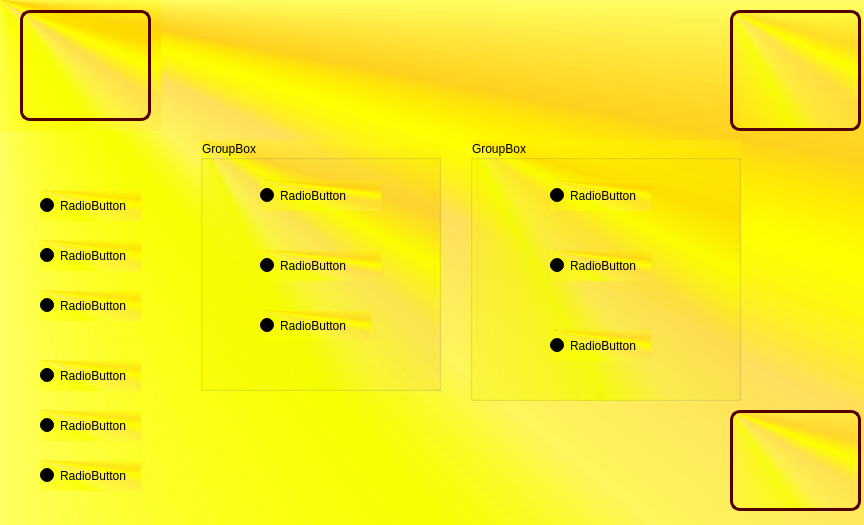
<?xml version="1.0" encoding="UTF-8"?>
<ui version="4.0">
 <class>MainWindow</class>
 <widget class="QMainWindow" name="MainWindow">
  <property name="geometry">
   <rect>
    <x>0</x>
    <y>0</y>
    <width>864</width>
    <height>525</height>
   </rect>
  </property>
  <property name="windowTitle">
   <string>MainWindow</string>
  </property>
  <property name="styleSheet">
   <string notr="true">background-color: rgb(255, 167, 169);
background-color: qconicalgradient(cx:0, cy:0, angle:135, stop:0 rgba(255, 255, 0, 69), stop:0.375 rgba(255, 255, 0, 69), stop:0.423533 rgba(251, 255, 0, 145), stop:0.45 rgba(247, 255, 0, 208), stop:0.477581 rgba(255, 244, 71, 130), stop:0.518717 rgba(255, 218, 71, 130), stop:0.55 rgba(255, 255, 0, 255), stop:0.57754 rgba(255, 203, 0, 130), stop:0.625 rgba(255, 255, 0, 69), stop:1 rgba(255, 255, 0, 69));</string>
  </property>
  <widget class="QWidget" name="centralwidget">
   <widget class="QLabel" name="label">
    <property name="geometry">
     <rect>
      <x>0</x>
      <y>0</y>
      <width>161</width>
      <height>131</height>
     </rect>
    </property>
    <property name="text">
     <string/>
    </property>
    <property name="pixmap">
     <pixmap>:/Variadas/logo uat.jpg</pixmap>
    </property>
    <property name="scaledContents">
     <bool>true</bool>
    </property>
   </widget>
   <widget class="QLabel" name="label_3">
    <property name="geometry">
     <rect>
      <x>730</x>
      <y>410</y>
      <width>131</width>
      <height>101</height>
     </rect>
    </property>
    <property name="styleSheet">
     <string notr="true">border: 3px solid ;
border-color: rgb(85, 0, 0);
border-radius: 10px;
</string>
    </property>
    <property name="text">
     <string/>
    </property>
    <property name="pixmap">
     <pixmap resource="../recursos.qrc">:/Logos/Imagenes/equipo.jpeg</pixmap>
    </property>
    <property name="scaledContents">
     <bool>true</bool>
    </property>
   </widget>
   <widget class="QLabel" name="label_10">
    <property name="geometry">
     <rect>
      <x>730</x>
      <y>10</y>
      <width>131</width>
      <height>121</height>
     </rect>
    </property>
    <property name="styleSheet">
     <string notr="true">border: 3px solid ;
border-color: rgb(85, 0, 0);
border-radius: 10px;
</string>
    </property>
    <property name="text">
     <string/>
    </property>
    <property name="pixmap">
     <pixmap resource="../recursos.qrc">:/Logos/Imagenes/logo fians.jpg</pixmap>
    </property>
    <property name="scaledContents">
     <bool>true</bool>
    </property>
   </widget>
   <widget class="QLabel" name="label_11">
    <property name="geometry">
     <rect>
      <x>20</x>
      <y>10</y>
      <width>131</width>
      <height>111</height>
     </rect>
    </property>
    <property name="styleSheet">
     <string notr="true">border: 3px solid ;
border-color: rgb(85, 0, 0);
border-radius: 10px;
</string>
    </property>
    <property name="text">
     <string/>
    </property>
    <property name="textFormat">
     <enum>Qt::AutoText</enum>
    </property>
    <property name="pixmap">
     <pixmap resource="../recursos.qrc">:/Logos/Imagenes/logo uat.jpg</pixmap>
    </property>
    <property name="scaledContents">
     <bool>true</bool>
    </property>
    <property name="wordWrap">
     <bool>false</bool>
    </property>
    <property name="margin">
     <number>0</number>
    </property>
    <property name="indent">
     <number>-1</number>
    </property>
   </widget>
   <widget class="QRadioButton" name="radioButton">
    <property name="geometry">
     <rect>
      <x>40</x>
      <y>190</y>
      <width>101</width>
      <height>31</height>
     </rect>
    </property>
    <property name="text">
     <string>RadioButton</string>
    </property>
   </widget>
   <widget class="QRadioButton" name="radioButton_2">
    <property name="geometry">
     <rect>
      <x>40</x>
      <y>290</y>
      <width>101</width>
      <height>31</height>
     </rect>
    </property>
    <property name="text">
     <string>RadioButton</string>
    </property>
   </widget>
   <widget class="QRadioButton" name="radioButton_3">
    <property name="geometry">
     <rect>
      <x>40</x>
      <y>240</y>
      <width>101</width>
      <height>31</height>
     </rect>
    </property>
    <property name="text">
     <string>RadioButton</string>
    </property>
   </widget>
   <widget class="QGroupBox" name="groupBox">
    <property name="geometry">
     <rect>
      <x>200</x>
      <y>140</y>
      <width>241</width>
      <height>251</height>
     </rect>
    </property>
    <property name="title">
     <string>GroupBox</string>
    </property>
    <widget class="QRadioButton" name="radioButton_4">
     <property name="geometry">
      <rect>
       <x>60</x>
       <y>40</y>
       <width>121</width>
       <height>31</height>
      </rect>
     </property>
     <property name="text">
      <string>RadioButton</string>
     </property>
    </widget>
    <widget class="QRadioButton" name="radioButton_5">
     <property name="geometry">
      <rect>
       <x>60</x>
       <y>110</y>
       <width>121</width>
       <height>31</height>
      </rect>
     </property>
     <property name="text">
      <string>RadioButton</string>
     </property>
    </widget>
    <widget class="QRadioButton" name="radioButton_6">
     <property name="geometry">
      <rect>
       <x>60</x>
       <y>170</y>
       <width>111</width>
       <height>31</height>
      </rect>
     </property>
     <property name="text">
      <string>RadioButton</string>
     </property>
    </widget>
   </widget>
   <widget class="QGroupBox" name="groupBox_2">
    <property name="geometry">
     <rect>
      <x>470</x>
      <y>140</y>
      <width>271</width>
      <height>261</height>
     </rect>
    </property>
    <property name="title">
     <string>GroupBox</string>
    </property>
    <widget class="QRadioButton" name="radioButton_7">
     <property name="geometry">
      <rect>
       <x>80</x>
       <y>40</y>
       <width>101</width>
       <height>31</height>
      </rect>
     </property>
     <property name="text">
      <string>RadioButton</string>
     </property>
    </widget>
    <widget class="QRadioButton" name="radioButton_8">
     <property name="geometry">
      <rect>
       <x>80</x>
       <y>110</y>
       <width>101</width>
       <height>31</height>
      </rect>
     </property>
     <property name="text">
      <string>RadioButton</string>
     </property>
    </widget>
    <widget class="QRadioButton" name="radioButton_9">
     <property name="geometry">
      <rect>
       <x>80</x>
       <y>190</y>
       <width>101</width>
       <height>31</height>
      </rect>
     </property>
     <property name="text">
      <string>RadioButton</string>
     </property>
    </widget>
   </widget>
   <widget class="QRadioButton" name="radioButton_10">
    <property name="geometry">
     <rect>
      <x>40</x>
      <y>360</y>
      <width>101</width>
      <height>31</height>
     </rect>
    </property>
    <property name="text">
     <string>RadioButton</string>
    </property>
   </widget>
   <widget class="QRadioButton" name="radioButton_11">
    <property name="geometry">
     <rect>
      <x>40</x>
      <y>460</y>
      <width>101</width>
      <height>31</height>
     </rect>
    </property>
    <property name="text">
     <string>RadioButton</string>
    </property>
   </widget>
   <widget class="QRadioButton" name="radioButton_12">
    <property name="geometry">
     <rect>
      <x>40</x>
      <y>410</y>
      <width>101</width>
      <height>31</height>
     </rect>
    </property>
    <property name="text">
     <string>RadioButton</string>
    </property>
   </widget>
  </widget>
 </widget>
 <resources>
  <include location="../recursos.qrc"/>
 </resources>
 <connections/>
</ui>
